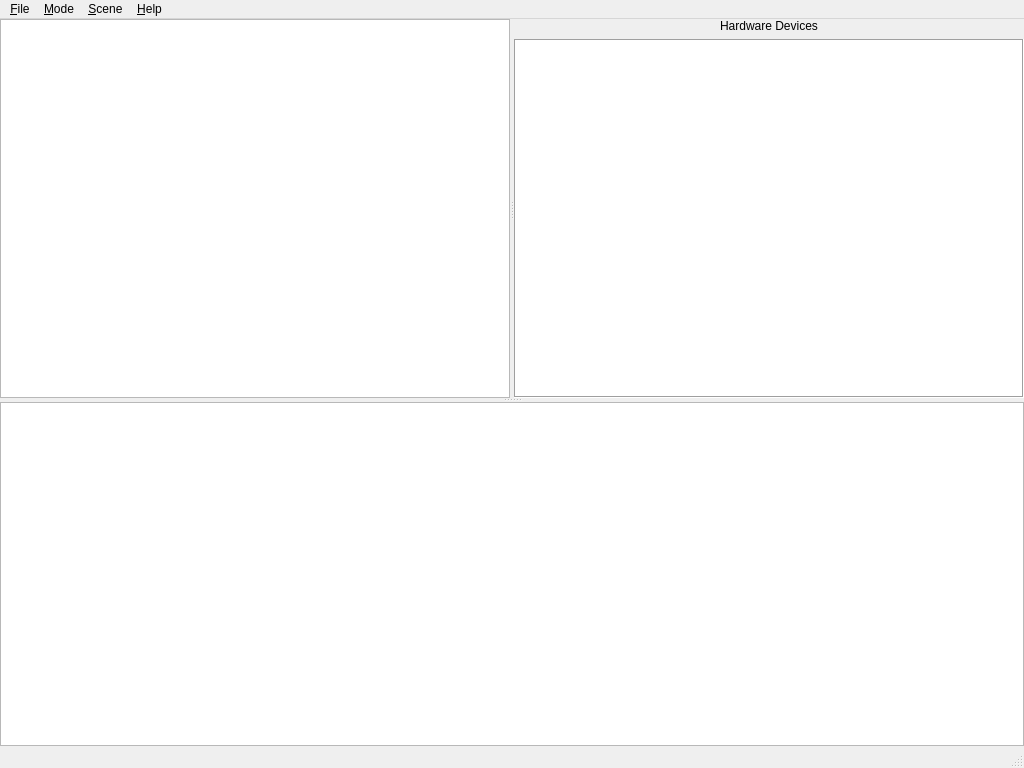
<?xml version="1.0" encoding="UTF-8"?>
<ui version="4.0">
 <class>MainWindow</class>
 <widget class="QMainWindow" name="MainWindow">
  <property name="geometry">
   <rect>
    <x>0</x>
    <y>0</y>
    <width>1024</width>
    <height>768</height>
   </rect>
  </property>
  <property name="minimumSize">
   <size>
    <width>128</width>
    <height>128</height>
   </size>
  </property>
  <property name="windowTitle">
   <string>LuxMark</string>
  </property>
  <property name="windowIcon">
   <iconset resource="resources.qrc">
    <normaloff>:/images/resources/SLG_luxball_sppm_small.png</normaloff>:/images/resources/SLG_luxball_sppm_small.png</iconset>
  </property>
  <widget class="QWidget" name="centralwidget">
   <property name="minimumSize">
    <size>
     <width>160</width>
     <height>120</height>
    </size>
   </property>
   <layout class="QVBoxLayout" name="verticalLayout_2">
    <property name="spacing">
     <number>0</number>
    </property>
    <property name="margin">
     <number>0</number>
    </property>
    <item>
     <widget class="QSplitter" name="splitter_2">
      <property name="orientation">
       <enum>Qt::Vertical</enum>
      </property>
      <widget class="QSplitter" name="splitter">
       <property name="orientation">
        <enum>Qt::Horizontal</enum>
       </property>
       <widget class="QGraphicsView" name="RenderView"/>
       <widget class="QWidget" name="layoutWidget">
        <layout class="QVBoxLayout" name="verticalLayout">
         <item>
          <widget class="QLabel" name="hardwareDevicesLabel">
           <property name="sizePolicy">
            <sizepolicy hsizetype="Preferred" vsizetype="Preferred">
             <horstretch>0</horstretch>
             <verstretch>0</verstretch>
            </sizepolicy>
           </property>
           <property name="frameShape">
            <enum>QFrame::NoFrame</enum>
           </property>
           <property name="frameShadow">
            <enum>QFrame::Sunken</enum>
           </property>
           <property name="text">
            <string>Hardware Devices</string>
           </property>
           <property name="alignment">
            <set>Qt::AlignCenter</set>
           </property>
           <property name="textInteractionFlags">
            <set>Qt::NoTextInteraction</set>
           </property>
          </widget>
         </item>
         <item>
          <widget class="QTreeView" name="HardwareView">
           <property name="sizePolicy">
            <sizepolicy hsizetype="Preferred" vsizetype="Expanding">
             <horstretch>0</horstretch>
             <verstretch>0</verstretch>
            </sizepolicy>
           </property>
           <property name="frameShape">
            <enum>QFrame::Box</enum>
           </property>
           <property name="animated">
            <bool>true</bool>
           </property>
           <attribute name="headerVisible">
            <bool>false</bool>
           </attribute>
          </widget>
         </item>
        </layout>
       </widget>
      </widget>
      <widget class="QTextEdit" name="LogView">
       <property name="readOnly">
        <bool>true</bool>
       </property>
      </widget>
     </widget>
    </item>
   </layout>
  </widget>
  <widget class="QMenuBar" name="menubar">
   <property name="geometry">
    <rect>
     <x>0</x>
     <y>0</y>
     <width>1024</width>
     <height>25</height>
    </rect>
   </property>
   <widget class="QMenu" name="menu_File">
    <property name="title">
     <string>&amp;File</string>
    </property>
    <addaction name="action_Quit"/>
   </widget>
   <widget class="QMenu" name="menu_Help">
    <property name="title">
     <string>&amp;Help</string>
    </property>
    <addaction name="action_About"/>
   </widget>
   <widget class="QMenu" name="menu_Mode">
    <property name="title">
     <string>&amp;Mode</string>
    </property>
    <addaction name="action_NoSpectral_OpenCL_GPUs"/>
    <addaction name="action_NoSpectral_OpenCL_CPUs_GPUs"/>
    <addaction name="action_NoSpectral_OpenCL_CPUs"/>
    <addaction name="action_NoSpectral_OpenCL_Custom"/>
    <addaction name="action_NoSpectral_Hybrid_GPUs"/>
    <addaction name="action_NoSpectral_Hybrid_Custom"/>
    <addaction name="action_NoSpectral_Path"/>
    <addaction name="separator"/>
    <addaction name="action_Spectral_Hybrid_GPUs"/>
    <addaction name="action_Spectral_Hybrid_Custom"/>
    <addaction name="action_Spectral_Path"/>
    <addaction name="separator"/>
    <addaction name="action_Spectral_BiDir"/>
    <addaction name="separator"/>
    <addaction name="action_Interactive"/>
    <addaction name="action_Pause"/>
   </widget>
   <widget class="QMenu" name="menu_Scene">
    <property name="title">
     <string>&amp;Scene</string>
    </property>
    <addaction name="action_Room"/>
    <addaction name="action_Sala"/>
    <addaction name="action_LuxBall_HDR"/>
    <addaction name="separator"/>
    <addaction name="action_LuxBall"/>
    <addaction name="action_LuxBall_Sky"/>
   </widget>
   <addaction name="menu_File"/>
   <addaction name="menu_Mode"/>
   <addaction name="menu_Scene"/>
   <addaction name="menu_Help"/>
  </widget>
  <widget class="QStatusBar" name="statusbar"/>
  <action name="action_Quit">
   <property name="text">
    <string>&amp;Quit</string>
   </property>
   <property name="shortcut">
    <string>Ctrl+Q</string>
   </property>
  </action>
  <action name="action_About">
   <property name="text">
    <string>About</string>
   </property>
  </action>
  <action name="action_NoSpectral_OpenCL_GPUs">
   <property name="checkable">
    <bool>true</bool>
   </property>
   <property name="text">
    <string>Benchmark (No Spectral Rendering, OpenCL-only GPUs-only)</string>
   </property>
  </action>
  <action name="action_Interactive">
   <property name="checkable">
    <bool>true</bool>
   </property>
   <property name="text">
    <string>&amp;Interactive (OpenCL GPUs-only)</string>
   </property>
  </action>
  <action name="action_LuxBall_HDR">
   <property name="checkable">
    <bool>true</bool>
   </property>
   <property name="text">
    <string>LuxBall &amp;HDR (Simple Benchmark: 262K triangles)</string>
   </property>
   <property name="shortcut">
    <string>Ctrl+C</string>
   </property>
  </action>
  <action name="action_LuxBall">
   <property name="checkable">
    <bool>true</bool>
   </property>
   <property name="text">
    <string>&amp;LuxBall  (Test: 262K triangles)</string>
   </property>
   <property name="shortcut">
    <string>Ctrl+L</string>
   </property>
  </action>
  <action name="action_NoSpectral_OpenCL_CPUs_GPUs">
   <property name="checkable">
    <bool>true</bool>
   </property>
   <property name="text">
    <string>Benchmark (No Spectral Rendering, OpenCL-only CPUs + GPUs)</string>
   </property>
  </action>
  <action name="action_Pause">
   <property name="checkable">
    <bool>true</bool>
   </property>
   <property name="text">
    <string>&amp;Pause</string>
   </property>
  </action>
  <action name="action_NoSpectral_OpenCL_CPUs">
   <property name="checkable">
    <bool>true</bool>
   </property>
   <property name="text">
    <string>Benchmark (No Spectral Rendering, OpenCL-only CPUs-only)</string>
   </property>
  </action>
  <action name="action_LuxBall_Sky">
   <property name="checkable">
    <bool>true</bool>
   </property>
   <property name="text">
    <string>LuxBall S&amp;ky  (Test: 262K triangles)</string>
   </property>
   <property name="shortcut">
    <string>Ctrl+K</string>
   </property>
  </action>
  <action name="action_Sala">
   <property name="checkable">
    <bool>true</bool>
   </property>
   <property name="text">
    <string>&amp;Sala (Medium Benchmark: 488K triangles)</string>
   </property>
   <property name="shortcut">
    <string>Ctrl+A</string>
   </property>
  </action>
  <action name="action_NoSpectral_OpenCL_Custom">
   <property name="checkable">
    <bool>true</bool>
   </property>
   <property name="text">
    <string>Benchmark (No Spectral Rendering, OpenCL-only selected devices only)</string>
   </property>
  </action>
  <action name="action_Room">
   <property name="checkable">
    <bool>true</bool>
   </property>
   <property name="text">
    <string>&amp;Room (Complex Benchmark: 2016K triangles)</string>
   </property>
   <property name="shortcut">
    <string>Ctrl+R</string>
   </property>
  </action>
  <action name="action_Spectral_Hybrid_GPUs">
   <property name="checkable">
    <bool>true</bool>
   </property>
   <property name="text">
    <string>Benchmark (Spectral Rendering, Hybrid C++/OpenCL GPUs-only)</string>
   </property>
  </action>
  <action name="action_Spectral_Hybrid_Custom">
   <property name="checkable">
    <bool>true</bool>
   </property>
   <property name="text">
    <string>Benchmark (Spectral Rendering, Hybrid C++/OpenCL selected devices only)</string>
   </property>
  </action>
  <action name="action_Spectral_BiDir">
   <property name="checkable">
    <bool>true</bool>
   </property>
   <property name="text">
    <string>Benchmark (Advanced Spectral Rendering, Native C++ only)</string>
   </property>
  </action>
  <action name="action_Spectral_Path">
   <property name="checkable">
    <bool>true</bool>
   </property>
   <property name="text">
    <string>Benchmark (Spectral Rendering, Native C++ only)</string>
   </property>
  </action>
  <action name="action_NoSpectral_Hybrid_GPUs">
   <property name="text">
    <string>Benchmark (No Spectral Rendering, Hybrid C++/OpenCL GPUs-only)</string>
   </property>
  </action>
  <action name="action_NoSpectral_Hybrid_Custom">
   <property name="text">
    <string>Benchmark (No Spectral Rendering, Hybrid C++/OpenCL selected evices only)</string>
   </property>
  </action>
  <action name="action_NoSpectral_Path">
   <property name="text">
    <string>Benchmark (No Spectral Rendering, Native C++ only)</string>
   </property>
  </action>
 </widget>
 <resources>
  <include location="resources.qrc"/>
 </resources>
 <connections>
  <connection>
   <sender>action_Quit</sender>
   <signal>triggered()</signal>
   <receiver>MainWindow</receiver>
   <slot>exitApp()</slot>
   <hints>
    <hint type="sourcelabel">
     <x>-1</x>
     <y>-1</y>
    </hint>
    <hint type="destinationlabel">
     <x>511</x>
     <y>383</y>
    </hint>
   </hints>
  </connection>
  <connection>
   <sender>action_About</sender>
   <signal>triggered()</signal>
   <receiver>MainWindow</receiver>
   <slot>showAbout()</slot>
   <hints>
    <hint type="sourcelabel">
     <x>-1</x>
     <y>-1</y>
    </hint>
    <hint type="destinationlabel">
     <x>511</x>
     <y>383</y>
    </hint>
   </hints>
  </connection>
  <connection>
   <sender>action_LuxBall</sender>
   <signal>triggered()</signal>
   <receiver>MainWindow</receiver>
   <slot>setLuxBallScene()</slot>
   <hints>
    <hint type="sourcelabel">
     <x>-1</x>
     <y>-1</y>
    </hint>
    <hint type="destinationlabel">
     <x>380</x>
     <y>318</y>
    </hint>
   </hints>
  </connection>
  <connection>
   <sender>action_LuxBall_HDR</sender>
   <signal>triggered()</signal>
   <receiver>MainWindow</receiver>
   <slot>setLuxBallHDRScene()</slot>
   <hints>
    <hint type="sourcelabel">
     <x>-1</x>
     <y>-1</y>
    </hint>
    <hint type="destinationlabel">
     <x>380</x>
     <y>318</y>
    </hint>
   </hints>
  </connection>
  <connection>
   <sender>action_NoSpectral_OpenCL_CPUs_GPUs</sender>
   <signal>triggered()</signal>
   <receiver>MainWindow</receiver>
   <slot>setBenchmarkMode_BENCHMARK_NOSPECTRAL_OCL_CPUGPU()</slot>
   <hints>
    <hint type="sourcelabel">
     <x>-1</x>
     <y>-1</y>
    </hint>
    <hint type="destinationlabel">
     <x>380</x>
     <y>318</y>
    </hint>
   </hints>
  </connection>
  <connection>
   <sender>action_Interactive</sender>
   <signal>triggered()</signal>
   <receiver>MainWindow</receiver>
   <slot>setInteractiveMode()</slot>
   <hints>
    <hint type="sourcelabel">
     <x>-1</x>
     <y>-1</y>
    </hint>
    <hint type="destinationlabel">
     <x>380</x>
     <y>318</y>
    </hint>
   </hints>
  </connection>
  <connection>
   <sender>action_NoSpectral_OpenCL_GPUs</sender>
   <signal>triggered()</signal>
   <receiver>MainWindow</receiver>
   <slot>setBenchmarkMode_BENCHMARK_NOSPECTRAL_OCL_GPU()</slot>
   <hints>
    <hint type="sourcelabel">
     <x>-1</x>
     <y>-1</y>
    </hint>
    <hint type="destinationlabel">
     <x>511</x>
     <y>383</y>
    </hint>
   </hints>
  </connection>
  <connection>
   <sender>action_Pause</sender>
   <signal>triggered()</signal>
   <receiver>MainWindow</receiver>
   <slot>setPauseMode()</slot>
   <hints>
    <hint type="sourcelabel">
     <x>-1</x>
     <y>-1</y>
    </hint>
    <hint type="destinationlabel">
     <x>511</x>
     <y>383</y>
    </hint>
   </hints>
  </connection>
  <connection>
   <sender>action_NoSpectral_OpenCL_CPUs</sender>
   <signal>triggered()</signal>
   <receiver>MainWindow</receiver>
   <slot>setBenchmarkMode_BENCHMARK_NOSPECTRAL_OCL_CPU()</slot>
   <hints>
    <hint type="sourcelabel">
     <x>-1</x>
     <y>-1</y>
    </hint>
    <hint type="destinationlabel">
     <x>511</x>
     <y>383</y>
    </hint>
   </hints>
  </connection>
  <connection>
   <sender>action_LuxBall_Sky</sender>
   <signal>triggered()</signal>
   <receiver>MainWindow</receiver>
   <slot>setLuxBallSkyScene()</slot>
   <hints>
    <hint type="sourcelabel">
     <x>-1</x>
     <y>-1</y>
    </hint>
    <hint type="destinationlabel">
     <x>511</x>
     <y>383</y>
    </hint>
   </hints>
  </connection>
  <connection>
   <sender>action_Sala</sender>
   <signal>triggered()</signal>
   <receiver>MainWindow</receiver>
   <slot>setSalaScene()</slot>
   <hints>
    <hint type="sourcelabel">
     <x>-1</x>
     <y>-1</y>
    </hint>
    <hint type="destinationlabel">
     <x>511</x>
     <y>383</y>
    </hint>
   </hints>
  </connection>
  <connection>
   <sender>action_NoSpectral_OpenCL_Custom</sender>
   <signal>triggered()</signal>
   <receiver>MainWindow</receiver>
   <slot>setBenchmarkMode_BENCHMARK_NOSPECTRAL_OCL_CUSTOM()</slot>
   <hints>
    <hint type="sourcelabel">
     <x>-1</x>
     <y>-1</y>
    </hint>
    <hint type="destinationlabel">
     <x>511</x>
     <y>383</y>
    </hint>
   </hints>
  </connection>
  <connection>
   <sender>action_Room</sender>
   <signal>triggered()</signal>
   <receiver>MainWindow</receiver>
   <slot>setRoomScene()</slot>
   <hints>
    <hint type="sourcelabel">
     <x>-1</x>
     <y>-1</y>
    </hint>
    <hint type="destinationlabel">
     <x>511</x>
     <y>383</y>
    </hint>
   </hints>
  </connection>
  <connection>
   <sender>action_Spectral_Hybrid_GPUs</sender>
   <signal>triggered()</signal>
   <receiver>MainWindow</receiver>
   <slot>setBenchmarkMode_BENCHMARK_SPECTRAL_HYBRID_GPU()</slot>
   <hints>
    <hint type="sourcelabel">
     <x>-1</x>
     <y>-1</y>
    </hint>
    <hint type="destinationlabel">
     <x>511</x>
     <y>383</y>
    </hint>
   </hints>
  </connection>
  <connection>
   <sender>action_Spectral_Hybrid_Custom</sender>
   <signal>triggered()</signal>
   <receiver>MainWindow</receiver>
   <slot>setBenchmarkMode_BENCHMARK_SPECTRAL_HYBRID_CUSTOM()</slot>
   <hints>
    <hint type="sourcelabel">
     <x>-1</x>
     <y>-1</y>
    </hint>
    <hint type="destinationlabel">
     <x>511</x>
     <y>383</y>
    </hint>
   </hints>
  </connection>
  <connection>
   <sender>action_Spectral_Path</sender>
   <signal>triggered()</signal>
   <receiver>MainWindow</receiver>
   <slot>setBenchmarkMode_BENCHMARK_SPECTRAL_NATIVE_PATH()</slot>
   <hints>
    <hint type="sourcelabel">
     <x>-1</x>
     <y>-1</y>
    </hint>
    <hint type="destinationlabel">
     <x>511</x>
     <y>383</y>
    </hint>
   </hints>
  </connection>
  <connection>
   <sender>action_Spectral_BiDir</sender>
   <signal>triggered()</signal>
   <receiver>MainWindow</receiver>
   <slot>setBenchmarkMode_BENCHMARK_SPECTRAL_NATIVE_BIDIR()</slot>
   <hints>
    <hint type="sourcelabel">
     <x>-1</x>
     <y>-1</y>
    </hint>
    <hint type="destinationlabel">
     <x>511</x>
     <y>383</y>
    </hint>
   </hints>
  </connection>
  <connection>
   <sender>action_NoSpectral_Hybrid_GPUs</sender>
   <signal>triggered()</signal>
   <receiver>MainWindow</receiver>
   <slot>setBenchmarkMode_BENCHMARK_NOSPECTRAL_HYBRID_GPU()</slot>
   <hints>
    <hint type="sourcelabel">
     <x>-1</x>
     <y>-1</y>
    </hint>
    <hint type="destinationlabel">
     <x>511</x>
     <y>383</y>
    </hint>
   </hints>
  </connection>
  <connection>
   <sender>action_NoSpectral_Hybrid_Custom</sender>
   <signal>triggered()</signal>
   <receiver>MainWindow</receiver>
   <slot>setBenchmarkMode_BENCHMARK_NOSPECTRAL_HYBRID_CUSTOM()</slot>
   <hints>
    <hint type="sourcelabel">
     <x>-1</x>
     <y>-1</y>
    </hint>
    <hint type="destinationlabel">
     <x>511</x>
     <y>383</y>
    </hint>
   </hints>
  </connection>
  <connection>
   <sender>action_NoSpectral_Path</sender>
   <signal>triggered()</signal>
   <receiver>MainWindow</receiver>
   <slot>setBenchmarkMode_BENCHMARK_NOSPECTRAL_NATIVE_PATH()</slot>
   <hints>
    <hint type="sourcelabel">
     <x>-1</x>
     <y>-1</y>
    </hint>
    <hint type="destinationlabel">
     <x>511</x>
     <y>383</y>
    </hint>
   </hints>
  </connection>
 </connections>
 <slots>
  <slot>exitApp()</slot>
  <slot>showAbout()</slot>
  <slot>setLuxBallScene()</slot>
  <slot>setLuxBallHDRScene()</slot>
  <slot>setLuxBallSkyScene()</slot>
  <slot>setSalaScene()</slot>
  <slot>setInteractiveMode()</slot>
  <slot>setPauseMode()</slot>
  <slot>setRoomScene()</slot>
  <slot>setBenchmarkMode_BENCHMARK_NOSPECTRAL_OCL_GPU()</slot>
  <slot>setBenchmarkMode_BENCHMARK_NOSPECTRAL_OCL_CPUGPU()</slot>
  <slot>setBenchmarkMode_BENCHMARK_NOSPECTRAL_OCL_CPU()</slot>
  <slot>setBenchmarkMode_BENCHMARK_NOSPECTRAL_OCL_CUSTOM()</slot>
  <slot>setBenchmarkMode_BENCHMARK_SPECTRAL_HYBRID_GPU()</slot>
  <slot>setBenchmarkMode_BENCHMARK_SPECTRAL_HYBRID_CUSTOM()</slot>
  <slot>setBenchmarkMode_BENCHMARK_SPECTRAL_NATIVE_PATH()</slot>
  <slot>setBenchmarkMode_BENCHMARK_SPECTRAL_NATIVE_BIDIR()</slot>
  <slot>setBenchmarkMode_BENCHMARK_NOSPECTRAL_HYBRID_GPU()</slot>
  <slot>setBenchmarkMode_BENCHMARK_NOSPECTRAL_HYBRID_CUSTOM()</slot>
  <slot>setBenchmarkMode_BENCHMARK_NOSPECTRAL_NATIVE_PATH()</slot>
 </slots>
</ui>
